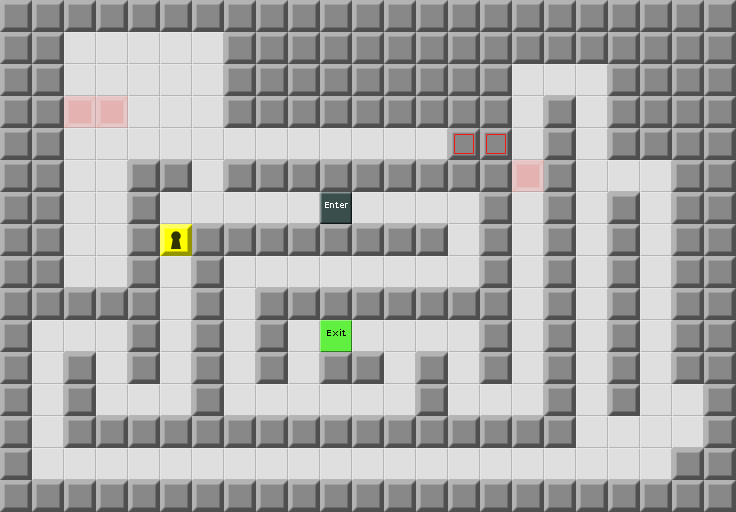

Tiled map render using the project's own tile images. Description and the map definition, with tile-layer contents summarised, below:
An orthogonal 23x16 tile map with 32x32 px tiles, 1 tile layer (Map) and 9 objects (predator, b1, k1).

<map version="1.0" orientation="orthogonal" width="23" height="16" tilewidth="32" tileheight="32">
 <tileset firstgid="1" source="devgraphics.tsx" />
 <layer name="Map" width="23" height="16">
  <data>[368 cells, 368 non-empty, 7 distinct tile ids]</data>
 </layer>
 <objectgroup name="Enemies" width="23" height="16">
  <object name="e1" type="predator" gid="10" x="320" y="288" />
  <object gid="7" x="96" y="192" />
  <object gid="7" x="96" y="224">
   <properties>
    <property name="" value="" />
   </properties>
  </object>
  <object gid="7" x="96" y="256" />
 </objectgroup>
 <objectgroup name="Items" width="23" height="16">
  <object name="b1" gid="16" x="576" y="224" />
  <object name="k1" gid="4" x="64" y="288" />
  <object gid="8" x="384" y="224">
   <properties>
    <property name="Text" value="He's blocking the way. You're going to have to trick him into leaving the exit unguarded." />
   </properties>
  </object>
  <object gid="8" x="224" y="480">
   <properties>
    <property name="Text" value="Why does he keep coming back?\n\nIs he... stalking you?\n\nThat's kind of fun." />
   </properties>
  </object>
 </objectgroup>
 <objectgroup name="Tools" width="23" height="16">
  <object gid="15" x="640" y="448" />
 </objectgroup>
 <objectgroup name="Parameters" width="23" height="16">
  <properties>
   <property name="time" value="600" />
  </properties>
 </objectgroup>
</map>
